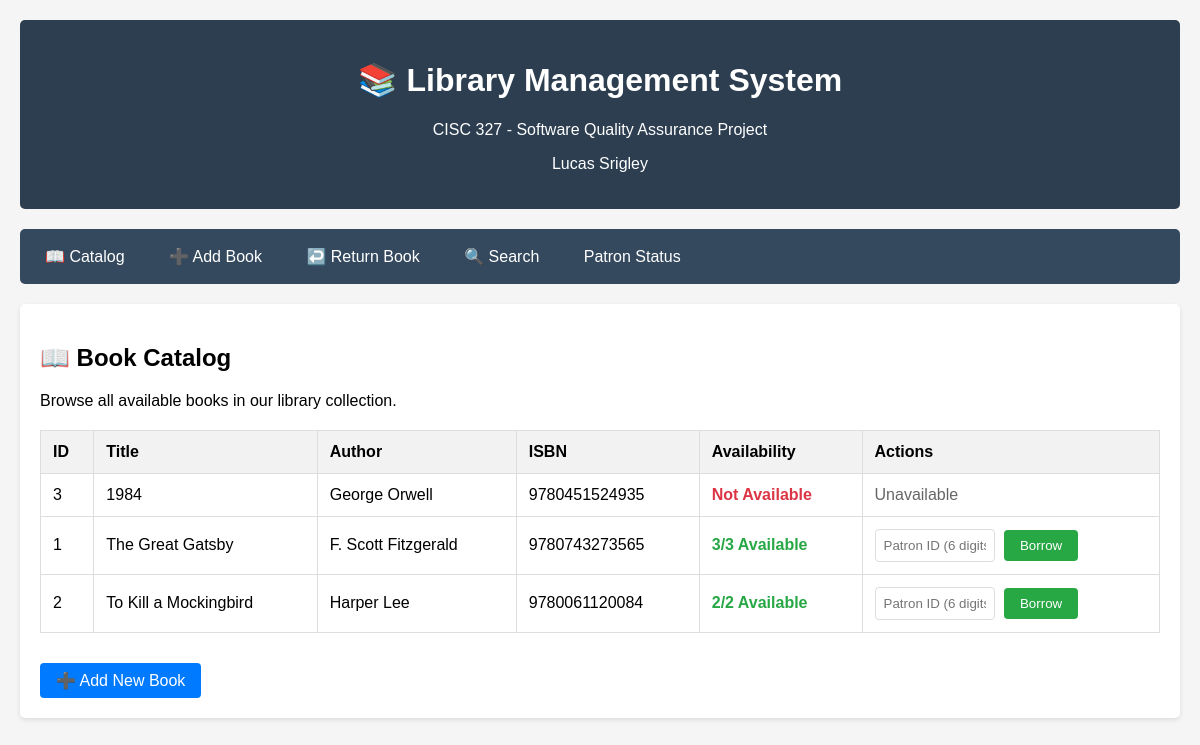
The app's page /catalog, older data.
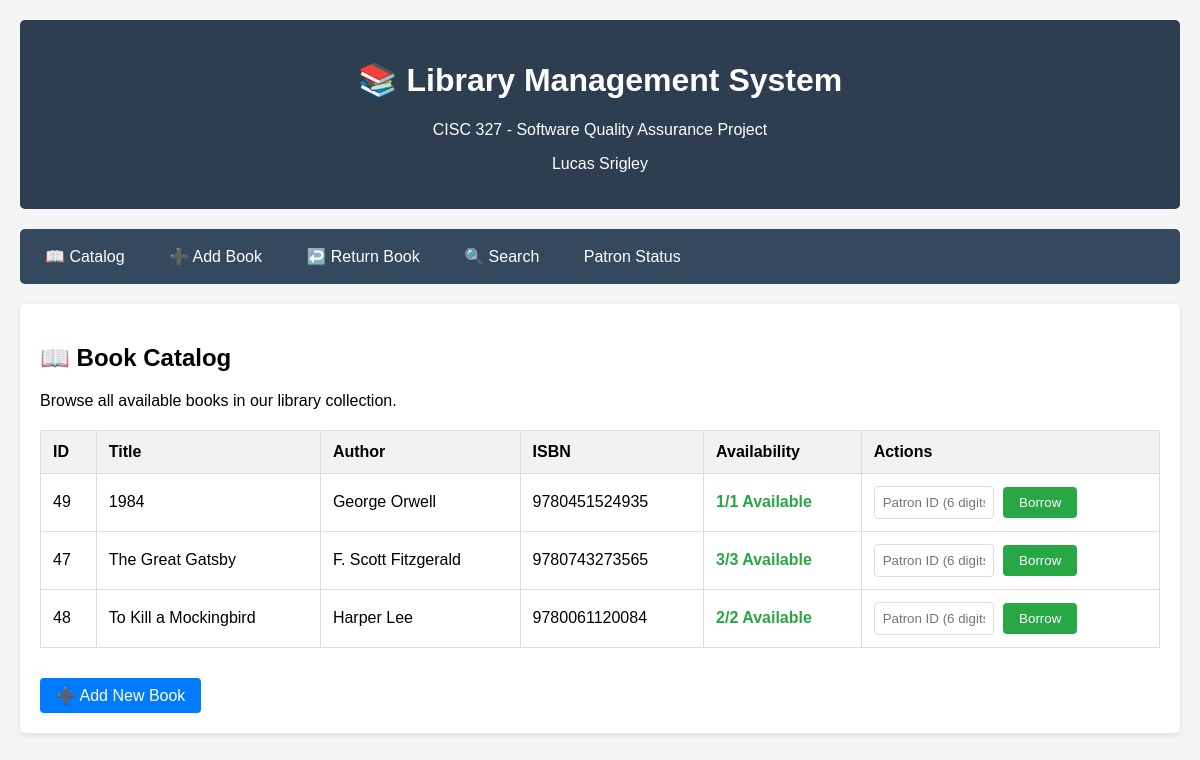
The same page, newer data.
### tables this page shows
CREATE TABLE books (
            id INTEGER PRIMARY KEY AUTOINCREMENT,
            title TEXT NOT NULL,
            author TEXT NOT NULL,
            isbn TEXT UNIQUE NOT NULL,
            total_copies INTEGER NOT NULL,
            available_copies INTEGER NOT NULL
        );

### routes/catalog_routes.py (the view)
@catalog_bp.route('/catalog')
def catalog():
    books = get_all_books()
    return render_template('catalog.html', books=books)

### database.py (called while the page is built)
def get_db_connection():
    conn = sqlite3.connect(DATABASE)
    conn.row_factory = sqlite3.Row  # This enables column access by name
    return conn

def get_all_books() -> List[Dict]:
    conn = get_db_connection()
    books = conn.execute('SELECT * FROM books ORDER BY title').fetchall()
    conn.close()
    return [dict(book) for book in books]

### templates/catalog.html (shortened to what this page needs)
{% extends "base.html" %}
{% block content %}
<h2>📖 Book Catalog</h2>
<p>Browse all available books in our library collection.</p>
{% if books %}
<table>
    <thead>
        <tr>
            <th>ID</th>
            <th>Title</th>
            <th>Author</th>
            <th>ISBN</th>
            <th>Availability</th>
            <th>Actions</th>
        </tr>
    </thead>
    <tbody>
        {% for book in books %}
        <tr>
            <td>{{ book.id }}</td>
            <td>{{ book.title }}</td>
            <td>{{ book.author }}</td>
            <td>{{ book.isbn }}</td>
            <td>
                {% if book.available_copies > 0 %}
                    <span class="status-available">{{ book.available_copies }}/{{ book.total_copies }} Available</span>
                {% else %}
                    <span class="status-unavailable">Not Available</span>
                {% endif %}
            </td>
            <td>
                {% if book.available_copies > 0 %}
                    <form method="POST" action="{{ url_for('borrowing.borrow_book') }}" style="display: inline;">
                        <input type="text" name="patron_id" placeholder="Patron ID (6 digits)"
                               pattern="[0-9]{6}" maxlength="6" required style="width: 120px; margin-right: 5px;">
                        <button type="submit" class="btn btn-success">Borrow</button>
                    </form>
                {% else %}
                    <span style="color: #666;">Unavailable</span>
                {% endif %}
            </td>
        </tr>
        {% endfor %}
    </tbody>
</table>
{% else %}
<div style="text-align: center; padding: 40px; color: #666;">
    <h3>No books in catalog</h3>
    <p>The library catalog is empty. <a href="{{ url_for('catalog.add_book') }}">Add the first book</a> to get started.</p>
</div>
{% endif %}
<div style="margin-top: 30px;">
    <a href="{{ url_for('catalog.add_book') }}" class="btn">➕ Add New Book</a>
</div>
{% endblock %}

### templates/base.html (shortened to what this page needs)
<!DOCTYPE html>
<html lang="en">
<head>
</head>
<body>
    <div class="header">
        <h1>📚 Library Management System</h1>
        <p>CISC 327 - Software Quality Assurance Project</p>
        <p>Lucas Srigley</p>
    </div>
    <div class="nav">
        <a href="{{ url_for('catalog.catalog') }}">📖 Catalog</a>
        <a href="{{ url_for('catalog.add_book') }}">➕ Add Book</a>
        <a href="{{ url_for('borrowing.return_book') }}">↩️ Return Book</a>
        <a href="{{ url_for('search.search_books') }}">🔍 Search</a>
        <a href="{{ url_for('patrons.patron_status') }}">Patron Status</a>
    </div>
    <div class="content">
        {% block content %}{% endblock %}
    </div>
</body>
</html>

### templates/base.html (style rules this page uses)
body { font-family: Arial, sans-serif; max-width: 1200px; margin: 0 auto; padding: 20px; background-color: #f5f5f5; }
.header { background-color: #2c3e50; color: white; padding: 20px; text-align: center; margin-bottom: 20px; border-radius: 5px; }
.nav { background-color: #34495e; padding: 10px; margin-bottom: 20px; border-radius: 5px; }
.nav a { color: white; text-decoration: none; padding: 8px 15px; margin-right: 10px; border-radius: 3px; display: inline-block; }
.content { background-color: white; padding: 20px; border-radius: 5px; box-shadow: 0 2px 5px rgba(0,0,0,0.1); }
table { width: 100%; border-collapse: collapse; margin-top: 20px; }
th, td { border: 1px solid #ddd; padding: 12px; text-align: left; }
th { background-color: #f2f2f2; font-weight: bold; }
.btn { background-color: #007bff; color: white; padding: 8px 16px; border: none; border-radius: 4px; cursor: pointer; text-decoration: none; display: inline-block; }
.btn-success { background-color: #28a745; }
input[type="text"], input[type="number"], select { width: 100%; padding: 8px; border: 1px solid #ddd; border-radius: 4px; box-sizing: border-box; }
.status-available { color: #28a745; font-weight: bold; }

Row changes from the older to the newer data that the page shows:
removed books: id "3", title "1984", author "George Orwell", isbn "9780451524935", available_copies "Not Available"
removed books: id "1", title "The Great Gatsby", author "F. Scott Fitzgerald", isbn "9780743273565", available_copies "3", total_copies "3"
removed books: id "2", title "To Kill a Mockingbird", author "Harper Lee", isbn "9780061120084", available_copies "2", total_copies "2"
added books: id "49", title "1984", author "George Orwell", isbn "9780451524935", available_copies "1", total_copies "1"
added books: id "47", title "The Great Gatsby", author "F. Scott Fitzgerald", isbn "9780743273565", available_copies "3", total_copies "3"
added books: id "48", title "To Kill a Mockingbird", author "Harper Lee", isbn "9780061120084", available_copies "2", total_copies "2"
